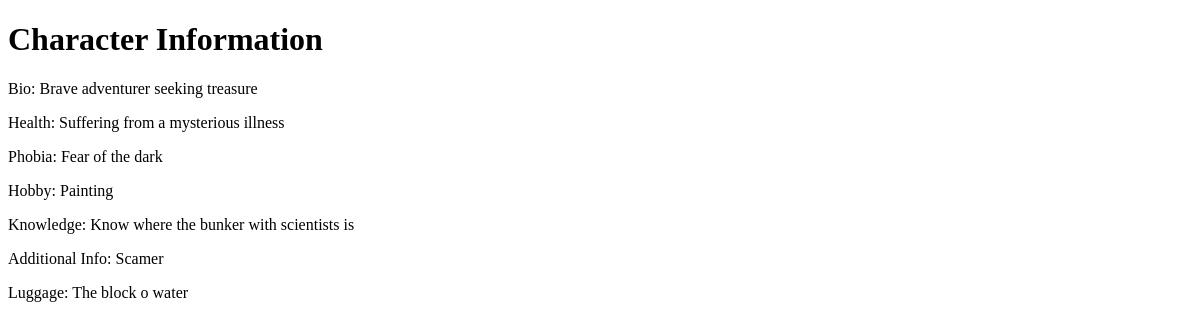
The page /character/ (signed in) on the database as committed earlier.
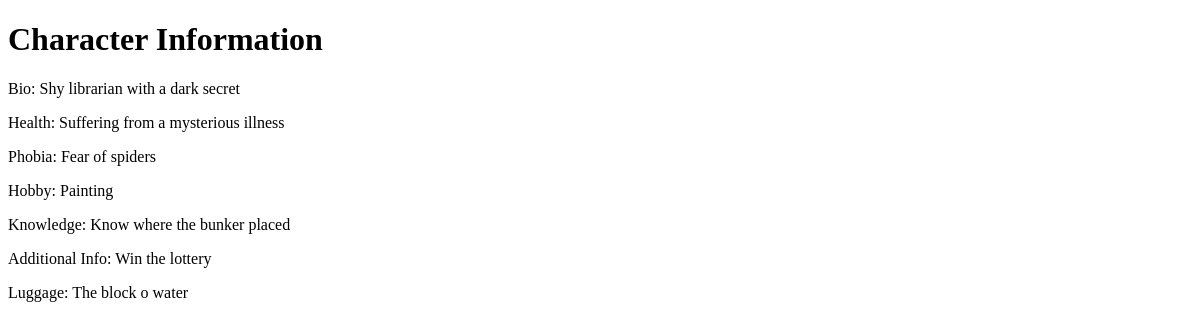
The same page on the database as committed later.
### myapp/models.py (models this page shows)
class CharacterCard(models.Model):
    player = models.OneToOneField(settings.AUTH_USER_MODEL, on_delete=models.CASCADE)
    bio = models.TextField(blank=True)
    health = models.CharField(blank=True, max_length=100)
    phobia = models.CharField(blank=True, max_length=100)
    hobby = models.CharField(blank=True, max_length=100)
    knowledge = models.CharField(blank=True, max_length=100)
    additional_info = models.TextField(blank=True)
    luggage = models.TextField(blank=True)
    bio_hidden = models.BooleanField(default=True)
    health_hidden = models.BooleanField(default=True)
    phobia_hidden = models.BooleanField(default=True)
    hobby_hidden = models.BooleanField(default=True)
    knowledge_hidden = models.BooleanField(default=True)
    additional_info_hidden = models.BooleanField(default=True)
    luggage_hidden = models.BooleanField(default=True)
    BIO_OPTIONS = BIO_OPTIONS
    HEALTH_OPTIONS = HEALTH_OPTIONS
    PHOBIA_OPTIONS = PHOBIA_OPTIONS
    HOBBY_OPTIONS = HOBBY_OPTIONS
    KNOWLEDGE_OPTIONS = KNOWLEDGE_OPTIONS
    ADDITIONAL_INFO_OPTIONS = ADDITIONAL_INFO_OPTIONS
    LUGGAGE_OPTIONS = LUGGAGE_OPTIONS

### myapp/views.py (the view)
# urls.py: path('character/', views.character_info, name='character_info'),
def character_info(request):
    user = request.user
    try:
        character_card = CharacterCard.objects.get(player=user)
    except CharacterCard.DoesNotExist:
        bio = random.choice(BIO_OPTIONS) if BIO_OPTIONS else 'нема'
        health = random.choice(HEALTH_OPTIONS) if HEALTH_OPTIONS else 'нема'
        phobia = random.choice(PHOBIA_OPTIONS) if PHOBIA_OPTIONS else 'нема'
        hobby = random.choice(HOBBY_OPTIONS) if HOBBY_OPTIONS else 'нема'
        knowledge = random.choice(KNOWLEDGE_OPTIONS) if KNOWLEDGE_OPTIONS else 'нема'
        additional_info = random.choice(ADDITIONAL_INFO_OPTIONS) if ADDITIONAL_INFO_OPTIONS else 'нема'
        luggage = random.choice(LUGGAGE_OPTIONS) if LUGGAGE_OPTIONS else 'нема'
        character_card = CharacterCard.objects.create(
            player=user,
            bio=bio,
            health=health,
            phobia=phobia,
            hobby=hobby,
            knowledge=knowledge,
            additional_info=additional_info,
            luggage=luggage
        )
    return render(request, 'character_info.html', {'character_card': character_card})

### templates/character_info.html (shortened to what this page needs)
<!DOCTYPE html>
<html lang="en">
<head>
</head>
<body>
    <h1>Character Information</h1>
    <p>Bio: {{ character_card.bio }}</p>
    <p>Health: {{ character_card.health }}</p>
    <p>Phobia: {{ character_card.phobia }}</p>
    <p>Hobby: {{ character_card.hobby }}</p>
    <p>Knowledge: {{ character_card.knowledge }}</p>
    <p>Additional Info: {{ character_card.additional_info }}</p>
    <p>Luggage: {{ character_card.luggage }}</p>
</body>
</html>

Rows that differ between the two databases and show on the page:
removed CharacterCard: bio "Brave adventurer seeking treasure", health "Suffering from a mysterious illness", phobia "Fear of the dark", hobby "Painting", knowledge "Know where the bunker with scientists is", additional_info "Scamer", luggage "The block o water"
added CharacterCard: bio "Shy librarian with a dark secret", health "Suffering from a mysterious illness", phobia "Fear of spiders", hobby "Painting", knowledge "Know where the bunker placed", additional_info "Win the lottery", luggage "The block o water"
